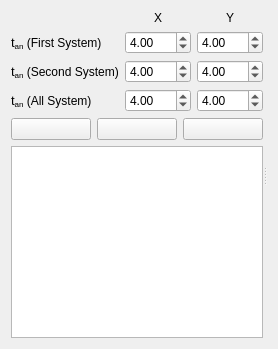
       <widget class="QWidget" name="tab_3">
        <attribute name="title">
         <string>Results</string>
        </attribute>
        <layout class="QVBoxLayout" name="verticalLayout_8">
         <item>
          <widget class="QSplitter" name="splitter">
           <property name="orientation">
            <enum>Qt::Horizontal</enum>
           </property>
           <widget class="QWidget" name="layoutWidget">
            <layout class="QVBoxLayout" name="verticalLayout_6">
             <item>
              <layout class="QGridLayout" name="gridLayout_2">
               <item row="1" column="0">
                <widget class="QLabel" name="label_18">
                 <property name="text">
                  <string>&lt;html&gt;&lt;head/&gt;&lt;body&gt;&lt;p&gt;&lt;span style=&quot; font-size:10pt;&quot;&gt;t&lt;/span&gt;&lt;span style=&quot; font-size:10pt; vertical-align:sub;&quot;&gt;an&lt;/span&gt; (First System)&lt;/p&gt;&lt;/body&gt;&lt;/html&gt;</string>
                 </property>
                </widget>
               </item>
               <item row="0" column="2">
                <widget class="QLabel" name="label_17">
                 <property name="text">
                  <string>Y</string>
                 </property>
                 <property name="alignment">
                  <set>Qt::AlignCenter</set>
                 </property>
                </widget>
               </item>
               <item row="0" column="1">
                <widget class="QLabel" name="label_11">
                 <property name="text">
                  <string>&lt;html&gt;&lt;head/&gt;&lt;body&gt;&lt;p&gt;X&lt;/p&gt;&lt;/body&gt;&lt;/html&gt;</string>
                 </property>
                 <property name="alignment">
                  <set>Qt::AlignCenter</set>
                 </property>
                </widget>
               </item>
               <item row="1" column="2">
                <widget class="QDoubleSpinBox" name="ty_an">
                 <property name="singleStep">
                  <double>0.100000000000000</double>
                 </property>
                 <property name="value">
                  <double>4.000000000000000</double>
                 </property>
                </widget>
               </item>
               <item row="1" column="1">
                <widget class="QDoubleSpinBox" name="tx_an">
                 <property name="singleStep">
                  <double>0.100000000000000</double>
                 </property>
                 <property name="value">
                  <double>4.000000000000000</double>
                 </property>
                </widget>
               </item>
               <item row="2" column="0">
                <widget class="QLabel" name="tan_sec_label">
                 <property name="text">
                  <string>&lt;html&gt;&lt;head/&gt;&lt;body&gt;&lt;p&gt;&lt;span style=&quot; font-size:10pt;&quot;&gt;t&lt;/span&gt;&lt;span style=&quot; font-size:10pt; vertical-align:sub;&quot;&gt;an&lt;/span&gt; (Second System)&lt;/p&gt;&lt;/body&gt;&lt;/html&gt;</string>
                 </property>
                </widget>
               </item>
               <item row="3" column="0">
                <widget class="QLabel" name="tan_all_label">
                 <property name="text">
                  <string>&lt;html&gt;&lt;head/&gt;&lt;body&gt;&lt;p&gt;&lt;span style=&quot; font-size:10pt;&quot;&gt;t&lt;/span&gt;&lt;span style=&quot; font-size:10pt; vertical-align:sub;&quot;&gt;an&lt;/span&gt; (All System)&lt;/p&gt;&lt;/body&gt;&lt;/html&gt;</string>
                 </property>
                </widget>
               </item>
               <item row="2" column="1">
                <widget class="QDoubleSpinBox" name="tx1_an">
                 <property name="singleStep">
                  <double>0.100000000000000</double>
                 </property>
                 <property name="value">
                  <double>4.000000000000000</double>
                 </property>
                </widget>
               </item>
               <item row="3" column="1">
                <widget class="QDoubleSpinBox" name="tx_all_an">
                 <property name="singleStep">
                  <double>0.100000000000000</double>
                 </property>
                 <property name="value">
                  <double>4.000000000000000</double>
                 </property>
                </widget>
               </item>
               <item row="2" column="2">
                <widget class="QDoubleSpinBox" name="ty1_an">
                 <property name="singleStep">
                  <double>0.100000000000000</double>
                 </property>
                 <property name="value">
                  <double>4.000000000000000</double>
                 </property>
                </widget>
               </item>
               <item row="3" column="2">
                <widget class="QDoubleSpinBox" name="ty_all_an">
                 <property name="singleStep">
                  <double>0.100000000000000</double>
                 </property>
                 <property name="value">
                  <double>4.000000000000000</double>
                 </property>
                </widget>
               </item>
              </layout>
             </item>
             <item>
              <layout class="QHBoxLayout" name="horizontalLayout_2">
               <item>
                <widget class="QPushButton" name="calculate">
                 <property name="text">
                  <string/>
                 </property>
                 <property name="icon">
                  <iconset>
                   <normaloff>:/civiltools/images/run.svg</normaloff>:/civiltools/images/run.svg</iconset>
                 </property>
                 <property name="iconSize">
                  <size>
                   <width>60</width>
                   <height>60</height>
                  </size>
                 </property>
                </widget>
               </item>
               <item>
                <widget class="QPushButton" name="apply_to_etabs">
                 <property name="text">
                  <string/>
                 </property>
                 <property name="icon">
                  <iconset>
                   <normaloff>:/civiltools/images/etabs.png</normaloff>:/civiltools/images/etabs.png</iconset>
                 </property>
                 <property name="iconSize">
                  <size>
                   <width>60</width>
                   <height>60</height>
                  </size>
                 </property>
                </widget>
               </item>
               <item>
                <widget class="QPushButton" name="export_to_word">
                 <property name="text">
                  <string/>
                 </property>
                 <property name="icon">
                  <iconset>
                   <normaloff>:/civiltools/images/word.svg</normaloff>:/civiltools/images/word.svg</iconset>
                 </property>
                 <property name="iconSize">
                  <size>
                   <width>60</width>
                   <height>60</height>
                  </size>
                 </property>
                </widget>
               </item>
              </layout>
             </item>
             <item>
              <widget class="QTableView" name="structure_properties_table">
               <property name="enabled">
                <bool>true</bool>
               </property>
               <property name="minimumSize">
                <size>
                 <width>0</width>
                 <height>0</height>
                </size>
               </property>
               <property name="layoutDirection">
                <enum>Qt::LeftToRight</enum>
               </property>
              </widget>
             </item>
            </layout>
           </widget>
           <widget class="QWidget" name="layoutWidget_2">
            <layout class="QHBoxLayout" name="spectral"/>
           </widget>
          </widget>
         </item>
        </layout>
       </widget>
